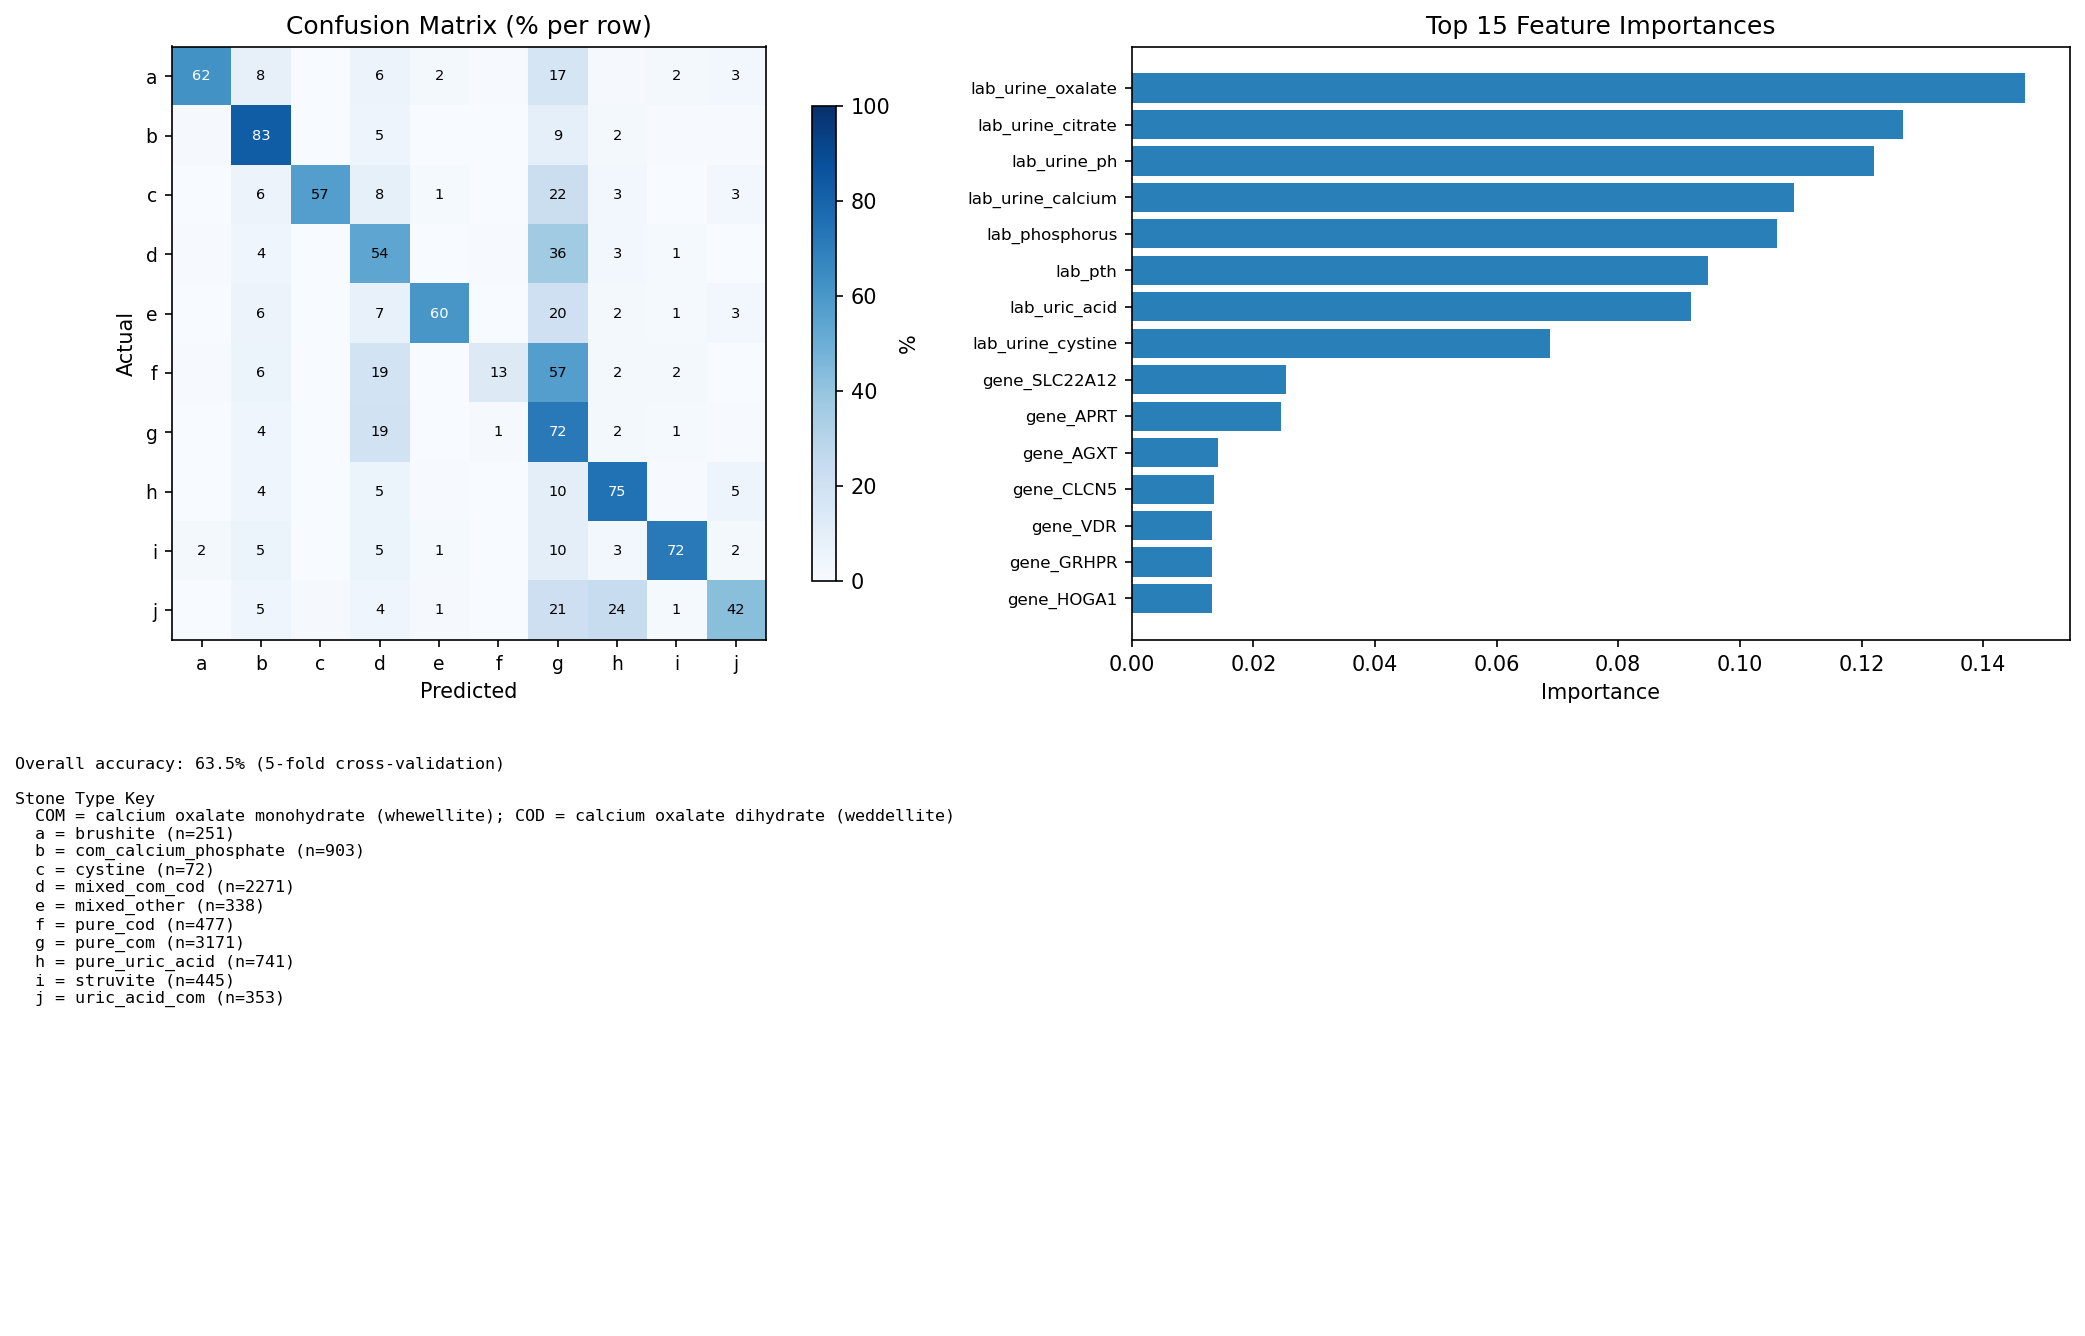

Generate this figure with Python:
"""
Step 6: Predictive Model
=========================
Build a classifier that predicts stone type from genomics (PD2) + labs (PD3)
alone — without requiring crystallography (PD1). The synthetic data was designed
with strong, clean correlations, so this model should achieve unrealistically
high accuracy, demonstrating the data coherence.

Outputs:
- Classification accuracy and confusion matrix
- Feature importance ranking
- Figure: confusion matrix heatmap + feature importance bar chart with key

Terminology:
- Random Forest: an ensemble of decision trees that votes on the classification
- Confusion matrix: a table showing predicted vs actual class for each sample
- Feature importance: how much each input variable contributes to the prediction
- Cross-validation: training on a subset of data, testing on the rest, repeated
"""

import os
from pathlib import Path
import json
import re

import pandas as pd
import numpy as np
import matplotlib.pyplot as plt
from sklearn.ensemble import RandomForestClassifier
from sklearn.model_selection import cross_val_score, cross_val_predict
from sklearn.metrics import confusion_matrix, classification_report, accuracy_score
from sklearn.preprocessing import LabelEncoder

# ---------------------------------------------------------------------------
# Configuration
# ---------------------------------------------------------------------------
DATA_DIR = Path(os.path.expanduser("~/securecomputing-data"))
PD0_DIR = DATA_DIR / "pd0"
PD2_DIR = DATA_DIR / "pd2"
PD3_PATH = DATA_DIR / "pd3" / "lab_results.csv"

RANDOM_STATE = 42

# ---------------------------------------------------------------------------
# Build integrated feature matrix (genomics + labs only, no crystallography)
# ---------------------------------------------------------------------------
print("Step 6: Building predictive model (genomics + labs → stone type)...")

# --- Load stone assignments ---
patient_stones = pd.read_csv(PD0_DIR / "patient_stones.csv")
stone_episodes = patient_stones[patient_stones["stone_type"] != "none"]
primary_stones = stone_episodes.groupby("mrn").agg(
    primary_stone_type=("stone_type", "first")
).reset_index()

# --- PD2: extract pathogenic gene indicators per patient ---
print("  Loading PD2 genomic features...")

STONE_GENES = ["SLC3A1", "SLC7A9", "CLCN5", "CASR", "VDR",
               "AGXT", "GRHPR", "HOGA1", "SLC22A12", "APRT"]

mrn_vcf_pattern = re.compile(r"^##patient_mrn=(\S+)")
pd2_records = []

for vcf_path in sorted(PD2_DIR.glob("*.vcf")):
    mrn = None
    gene_counts = {g: 0 for g in STONE_GENES}
    with open(vcf_path, "r") as f:
        for line in f:
            if line.startswith("##"):
                m = mrn_vcf_pattern.match(line)
                if m:
                    mrn = m.group(1)
                continue
            if line.startswith("#"):
                continue
            if "PATHOGENIC" in line:
                gene_match = re.search(r"GENE=(\w+)", line)
                if gene_match:
                    gene = gene_match.group(1)
                    if gene in gene_counts:
                        gene_counts[gene] += 1
    record = {"mrn": mrn}
    record.update({f"gene_{g}": gene_counts[g] for g in STONE_GENES})
    pd2_records.append(record)

pd2_df = pd.DataFrame(pd2_records)
print(f"    PD2: {len(pd2_df):,} patients, {len(STONE_GENES)} gene features")

# --- PD3: mean stone panel values per patient ---
print("  Loading PD3 lab features...")

labs_df = pd.read_csv(PD3_PATH)
stone_panel = labs_df[labs_df["panel"] == "stone_panel"]

pd3_features = (
    stone_panel.groupby(["mrn", "test_code"])["value"]
    .mean()
    .reset_index()
    .pivot(index="mrn", columns="test_code", values="value")
    .reset_index()
)
pd3_features.columns = ["mrn"] + [f"lab_{c}" for c in pd3_features.columns[1:]]
print(f"    PD3: {len(pd3_features):,} patients, {len(pd3_features.columns)-1} lab features")

# --- Merge ---
print("  Merging features...")
model_df = primary_stones.merge(pd2_df, on="mrn", how="inner")
model_df = model_df.merge(pd3_features, on="mrn", how="inner")

# Drop patients with any missing values
feature_cols = [c for c in model_df.columns if c.startswith("gene_") or c.startswith("lab_")]
model_df = model_df.dropna(subset=feature_cols)

print(f"  Model dataset: {len(model_df):,} patients × {len(feature_cols)} features")
print(f"  Stone types: {model_df['primary_stone_type'].nunique()}")

# ---------------------------------------------------------------------------
# Train and evaluate Random Forest classifier
# ---------------------------------------------------------------------------
print("\n--- Training Random Forest Classifier ---")

X = model_df[feature_cols].values
le = LabelEncoder()
y = le.fit_transform(model_df["primary_stone_type"].values)
class_names = le.classes_

# Cross-validated accuracy
cv_scores = cross_val_score(
    RandomForestClassifier(n_estimators=100, random_state=RANDOM_STATE),
    X, y, cv=5, scoring="accuracy"
)
print(f"  5-fold CV accuracy: {cv_scores.mean()*100:.1f}% ± {cv_scores.std()*100:.1f}%")

# Full predictions for confusion matrix
y_pred = cross_val_predict(
    RandomForestClassifier(n_estimators=100, random_state=RANDOM_STATE),
    X, y, cv=5
)

overall_accuracy = accuracy_score(y, y_pred)
print(f"  Overall accuracy: {overall_accuracy*100:.1f}%")

# Per-class report
print("\n--- Classification Report ---")
print(classification_report(y, y_pred, target_names=class_names))

# Feature importance (train on full dataset for importance ranking)
rf = RandomForestClassifier(n_estimators=100, random_state=RANDOM_STATE)
rf.fit(X, y)
importances = pd.Series(rf.feature_importances_, index=feature_cols).sort_values(ascending=False)

print("\n--- Top 10 Features ---")
for feat, imp in importances.head(10).items():
    print(f"  {feat}: {imp:.3f}")

# ---------------------------------------------------------------------------
# Figure: confusion matrix + feature importance
# ---------------------------------------------------------------------------
print("\n  Generating model evaluation figure...")

# Letter labels for stone types
letters = [chr(ord('a') + i) for i in range(len(class_names))]
stone_type_key = dict(zip(letters, class_names))

# Build key text
key_lines = [f"Overall accuracy: {overall_accuracy*100:.1f}% (5-fold cross-validation)"]
key_lines.append("")
key_lines.append("Stone Type Key")
key_lines.append("  COM = calcium oxalate monohydrate (whewellite); COD = calcium oxalate dihydrate (weddellite)")
for letter, stype in stone_type_key.items():
    n = (model_df["primary_stone_type"] == stype).sum()
    key_lines.append(f"  {letter} = {stype} (n={n})")
key_text = "\n".join(key_lines)

fig = plt.figure(figsize=(14, 9))

# Panel 1: Confusion matrix
ax1 = fig.add_subplot(2, 2, 1)
cm = confusion_matrix(y, y_pred)
cm_pct = cm.astype(float) / cm.sum(axis=1, keepdims=True) * 100

im = ax1.imshow(cm_pct, cmap="Blues", vmin=0, vmax=100)
ax1.set_xticks(range(len(letters)))
ax1.set_xticklabels(letters, fontsize=9)
ax1.set_yticks(range(len(letters)))
ax1.set_yticklabels(letters, fontsize=9)
ax1.set_xlabel("Predicted")
ax1.set_ylabel("Actual")
ax1.set_title("Confusion Matrix (% per row)")

for i in range(len(cm)):
    for j in range(len(cm)):
        val = cm_pct[i, j]
        if val > 1:
            color = "white" if val > 60 else "black"
            ax1.text(j, i, f"{val:.0f}", ha="center", va="center",
                     fontsize=7, color=color)

plt.colorbar(im, ax=ax1, label="%", shrink=0.8)

# Panel 2: Feature importance (top 15)
ax2 = fig.add_subplot(2, 2, 2)
top_n = 15
top_features = importances.head(top_n)
ax2.barh(range(top_n), top_features.values, color="#2980b9")
ax2.set_yticks(range(top_n))
ax2.set_yticklabels(top_features.index, fontsize=8)
ax2.set_xlabel("Importance")
ax2.set_title(f"Top {top_n} Feature Importances")
ax2.invert_yaxis()

# Bottom: key
ax_key = fig.add_subplot(2, 1, 2)
ax_key.axis("off")
ax_key.text(0.0, 0.95, key_text, transform=ax_key.transAxes,
            fontsize=8, fontfamily="monospace", verticalalignment="top")

plt.tight_layout()
plt.savefig("step6_predictive_model.png", dpi=150, bbox_inches="tight")
plt.show()

print("\n[Step 6 complete] Model evaluation figure saved to step6_predictive_model.png")
